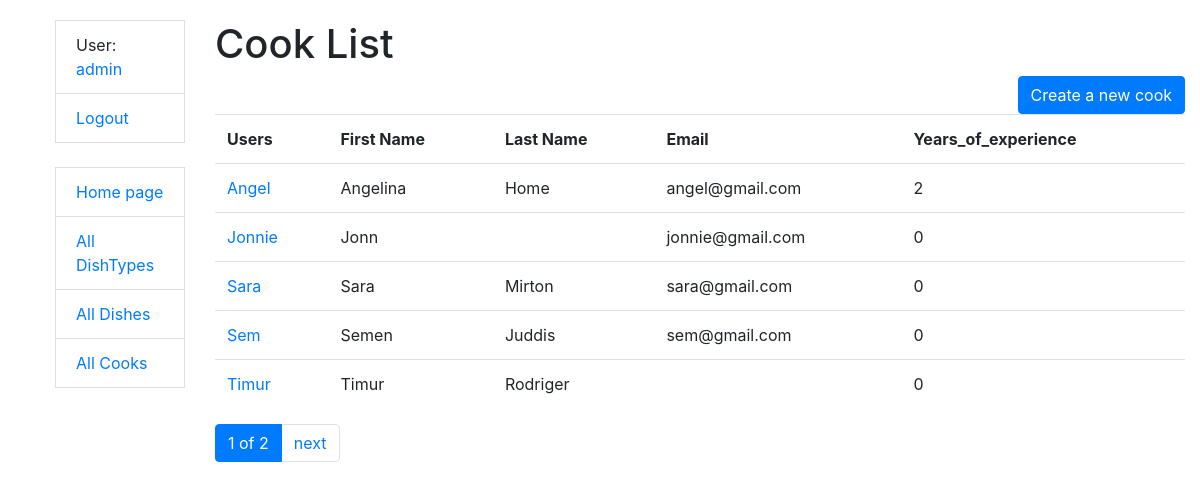
Screenshot of /cooks/ (signed in) with the database file from the repository.
### kitchen/models.py (models this page shows, shortened)
class Cook(AbstractUser):
    years_of_experience = models.PositiveIntegerField(default=0)
    class Meta:
        verbose_name = "cook"
        verbose_name_plural = "cooks"
        ordering = ["username"]

### kitchen/views.py (the view)
# urls.py: path("cooks/", CookListView.as_view(), name="cook-list"),
class CookListView(LoginRequiredMixin, generic.ListView):
    model = Cook
    paginate_by = 5

### templates/kitchen/cook_list.html
{% extends "base.html" %}
{% block content %}
  <h1>Cook List</h1>
  {% if cook_list %}
    <table class="table">
      <tr>
        <th>Users </th>
        <th>First Name</th>
        <th>Last Name</th>
        <th>Email</th>
        <th>Years_of_experience</th>
      </tr>
      {% for cook in cook_list %}
        <tr>
          <td><a href={% url 'kitchen:cook-detail' pk=cook.id %}>{{ cook.username }}</a></td>
          <td>{{ cook.first_name }}</td>
          <td>{{ cook.last_name }}</td>
          <td>{{ cook.email }}</td>
          <td>{{ cook.years_of_experience }}</td>
        </tr>
      {% endfor %}
    <a style="float: right"
       href="{% url 'kitchen:cook-create' %}"
       class="btn btn-primary">
      Create a new cook
    </a>
    </table>
  {% else %}
    <p>There are no cooks in restaurant</p>
  {% endif %}
{% endblock %}

### templates/includes/sidebar.html
<ul class="sidebar-nav">
  {% if user.is_authenticated %}
    <li class="list-group-item">User: <a href="{% url 'kitchen:cook-detail' user.pk %}">{{ user.username }}</a></li>
    <li class="list-group-item"><a href="{% url "logout" %}">Logout</a></li>
  {% else %}
    <li class="list-group-item"><a href="{% url "login" %}">Login</a></li>
  {% endif %}
  <br>
  <li class="list-group-item"><a href="{% url 'kitchen:index' %}">Home page</a></li>
  <li class="list-group-item"><a href="{% url 'kitchen:dish-type-list' %}">All DishTypes</a></li>
  <li class="list-group-item"><a href="{% url 'kitchen:dish-list' %}">All Dishes</a></li>
  <li class="list-group-item"><a href="{% url 'kitchen:cook-list' %}">All Cooks</a></li>
</ul>

### static/css/style.css (style rules this page uses)
body { margin-top: 20px; }

### rows the page displays
Cook: username "admin"
Cook: username "Angel", first_name "Angelina", last_name "Home", email "angel@gmail.com", years_of_experience "2"
Cook: username "Jonnie", first_name "Jonn", email "jonnie@gmail.com", years_of_experience "0"
Cook: username "Sara", first_name "Sara", last_name "Mirton", email "sara@gmail.com", years_of_experience "0"
Cook: username "Sem", first_name "Semen", last_name "Juddis", email "sem@gmail.com", years_of_experience "0"
Cook: username "Timur", first_name "Timur", last_name "Rodriger", years_of_experience "0"

### other values shown
{{ page_obj.number }} "1"
{{ paginator.num_pages }} "2"
